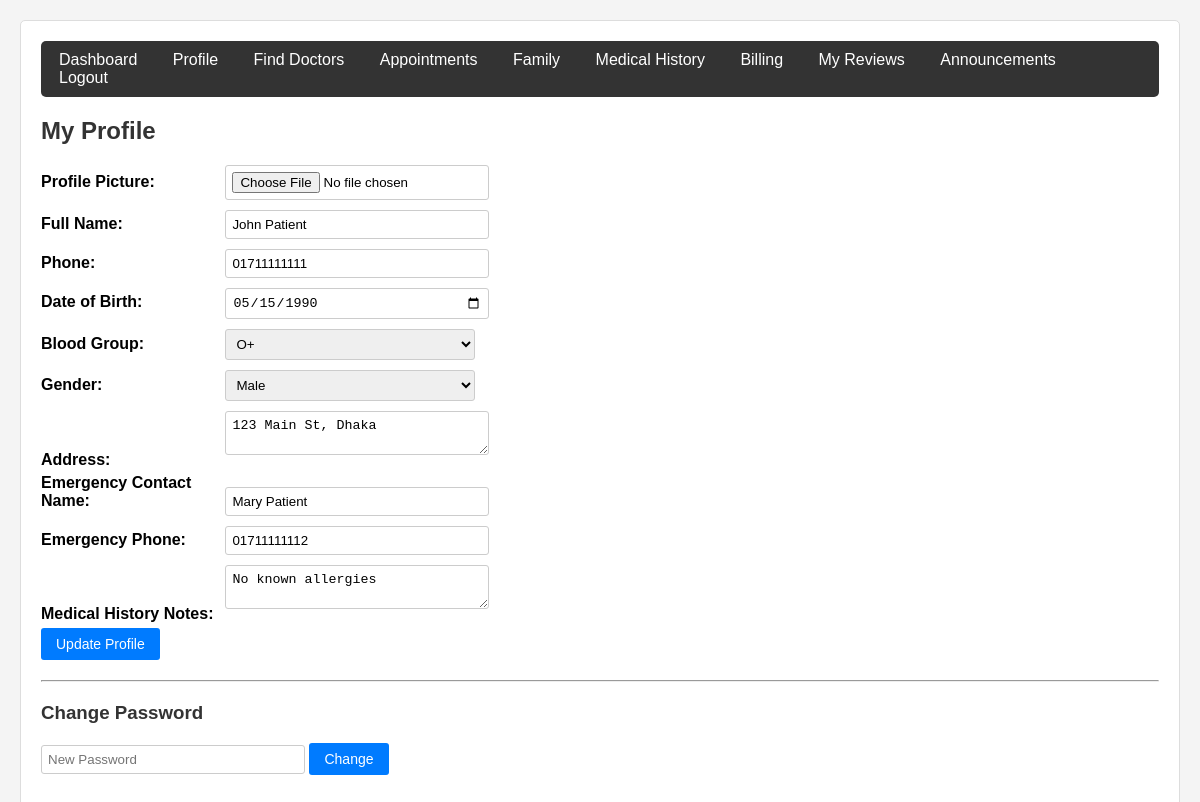
Screenshot of /patient/controllers/PatientController.php?page=profile (signed in) with the database file from the repository.
### tables this page shows
CREATE TABLE `users` (
  `id` int(11) NOT NULL,
  `name` varchar(100) NOT NULL,
  `email` varchar(100) NOT NULL,
  `password_hash` varchar(255) NOT NULL,
  `phone` varchar(20) DEFAULT NULL,
  `role` enum('patient','doctor','receptionist','admin') DEFAULT 'patient',
  `profile_pic` varchar(255) DEFAULT NULL,
  `is_active` tinyint(1) DEFAULT 1,
  `created_at` timestamp NOT NULL DEFAULT current_timestamp()
);

CREATE TABLE `patients` (
  `id` int(11) NOT NULL,
  `user_id` int(11) NOT NULL,
  `date_of_birth` date DEFAULT NULL,
  `blood_group` varchar(5) DEFAULT NULL,
  `gender` enum('Male','Female','Other') DEFAULT NULL,
  `address` text DEFAULT NULL,
  `emergency_contact_name` varchar(100) DEFAULT NULL,
  `emergency_contact_phone` varchar(20) DEFAULT NULL,
  `medical_history_notes` text DEFAULT NULL
);

### patient/models/User.php (called while the page is built, shortened)
<?php
require_once __DIR__ . '/../config/database.php';
class User {
    private $conn;
    public function __construct() {
        $database = new Database();
        $this->conn = $database->getConnection();
    }
    public function getUserById($id) {
        $stmt = $this->conn->prepare("SELECT * FROM users WHERE id = ?");
        $stmt->bind_param("i", $id);
        $stmt->execute();
        return $stmt->get_result()->fetch_assoc();
    }
}
?>

### patient/config/database.php (called while the page is built, shortened)
<?php
class Database {
    private $host = "localhost";
    private $db_name = "hospital_db";
    private $username = "root";
    private $password = "";
    public function getConnection() {
        $this->conn = null;
        try {
            $this->conn = new mysqli($this->host, $this->username, $this->password, $this->db_name);
            $this->conn->set_charset("utf8mb4");
        } catch(Exception $e) {
            die("Connection error: " . $e->getMessage());
        }
        return $this->conn;
    }
}
?>

### patient/models/Patient.php (called while the page is built, shortened)
<?php
require_once __DIR__ . '/../config/database.php';
class Patient {
    private $conn;
    public function __construct() {
        $database = new Database();
        $this->conn = $database->getConnection();
    }
    public function getByUserId($user_id) {
        $stmt = $this->conn->prepare("SELECT * FROM patients WHERE user_id = ?");
        $stmt->bind_param("i", $user_id);
        $stmt->execute();
        return $stmt->get_result()->fetch_assoc();
    }
}
?>

### patient/views/patient/profile.php (the view, shortened to what this page needs)
<h2>My Profile</h2>
<form method="post" enctype="multipart/form-data">
    <label>Profile Picture:</label> <input type="file" name="profile_pic"><br>
    <label>Full Name:</label> <input type="text" name="name" value="<?php echo htmlspecialchars($user_data['name']); ?>" required><br>
    <label>Phone:</label> <input type="text" name="phone" value="<?php echo htmlspecialchars($user_data['phone']); ?>" required><br>
    <label>Date of Birth:</label> <input type="date" name="dob" value="<?php echo $patient_data['date_of_birth']; ?>"><br>
    <label>Blood Group:</label> <select name="blood_group">
        <?php $bg=['A+','A-','B+','B-','O+','O-','AB+','AB-']; foreach($bg as $b) echo "<option ".($patient_data['blood_group']==$b?'selected':'').">$b</option>"; ?>
    </select><br>
    <label>Gender:</label> <select name="gender">
        <option <?php echo $patient_data['gender']=='Male'?'selected':''; ?>>Male</option>
    </select><br>
    <label>Address:</label> <textarea name="address"><?php echo htmlspecialchars($patient_data['address']); ?></textarea><br>
    <label>Emergency Contact Name:</label> <input type="text" name="emergency_name" value="<?php echo htmlspecialchars($patient_data['emergency_contact_name']); ?>"><br>
    <label>Emergency Phone:</label> <input type="text" name="emergency_phone" value="<?php echo htmlspecialchars($patient_data['emergency_contact_phone']); ?>"><br>
    <label>Medical History Notes:</label> <textarea name="medical_history"><?php echo htmlspecialchars($patient_data['medical_history_notes']); ?></textarea><br>
    <button type="submit" name="update_profile">Update Profile</button>
</form>
<hr>
<h3>Change Password</h3>
<form method="post">
    <input type="password" name="new_password" placeholder="New Password" required>
    <button type="submit" name="change_password">Change</button>
</form>

### patient/assets/css/style.css (style rules this page uses)
body { font-family: Arial, Helvetica, sans-serif; background: #f4f4f4; margin: 0; padding: 20px; }
h2, h3 { color: #333; }
form { margin-bottom: 20px; }
label { font-weight: bold; display: inline-block; width: 180px; margin-bottom: 5px; }
input, select, textarea { padding: 6px; border: 1px solid #ccc; border-radius: 3px; width: 250px; margin-bottom: 10px; }
button, input[type="submit"] { background: #007BFF; color: white; border: none; padding: 8px 15px; cursor: pointer; border-radius: 3px; font-size: 14px; }
hr { margin: 20px 0; }

### rows the page displays
users: name "John Patient", phone "01711111111"
patients: dob "05/15/1990", blood_group "O+", gender "Male", address "123 Main St, Dhaka", emergency_name "Mary Patient", emergency_phone "01711111112", medical_history "No known allergies"
